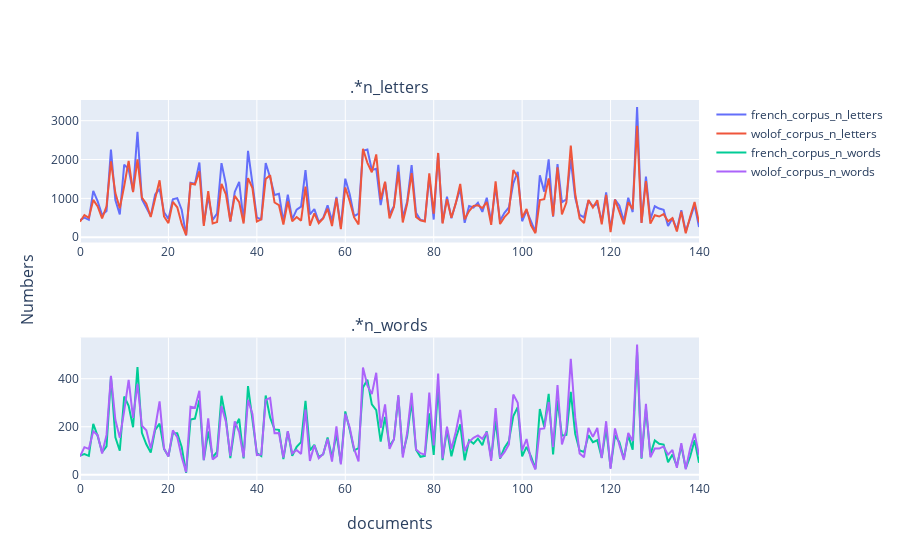

Source (notebook cell):
### Markdown cell above
Let us trace the distributions of the number of letters and the distributions of the numbers words separated by spaces.

### Code cell
def plot_lengths(data_frame: pd.DataFrame, columns_regex: List = [".*n_letters", ".*n_words"]):
    
    fig = make_subplots(rows=len(columns_regex), cols=1, subplot_titles=columns_regex, y_title="Numbers", x_title="documents")
    
    for i, column in enumerate(columns_regex):
        
        columns = [column_ for column_ in data_frame.columns if re.search(column, column_)]
        
        for col_ in columns:
            
            # fig.add_trace(go.Histogram(
            #     x = data_frame[col_], name=col_
            # ), row=i+1, col=1)
            
            fig.add_trace(go.Scatter(
                y = data_frame[col_], name=col_
            ), row=i+1, col=1)
    
    fig.show()

plot_lengths(corpora)

### Figure 1 — Plotly figure (JSON) as saved in the notebook; plotly's stock layout.template omitted (floating-point values rounded to 4 significant figures; data arrays with more than 128 entries replaced by an {"elided": "..."} marker saying what was removed)
{"data": [{"name": "french_corpus_n_letters", "type": "scatter", "xaxis": "x", "y": {"elided": "141 int values"}, "yaxis": "y"}, {"name": "wolof_corpus_n_letters", "type": "scatter", "xaxis": "x", "y": {"elided": "141 int values"}, "yaxis": "y"}, {"name": "french_corpus_n_words", "type": "scatter", "xaxis": "x2", "y": {"elided": "141 int values"}, "yaxis": "y2"}, {"name": "wolof_corpus_n_words", "type": "scatter", "xaxis": "x2", "y": {"elided": "141 int values"}, "yaxis": "y2"}], "layout": {"annotations": [{"font": {"size": 16}, "showarrow": false, "text": ".*n_letters", "x": 0.5, "xanchor": "center", "xref": "paper", "y": 1, "yanchor": "bottom", "yref": "paper"}, {"font": {"size": 16}, "showarrow": false, "text": ".*n_words", "x": 0.5, "xanchor": "center", "xref": "paper", "y": 0.375, "yanchor": "bottom", "yref": "paper"}, {"font": {"size": 16}, "showarrow": false, "text": "documents", "x": 0.5, "xanchor": "center", "xref": "paper", "y": 0, "yanchor": "top", "yref": "paper", "yshift": -30}, {"font": {"size": 16}, "showarrow": false, "text": "Numbers", "textangle": -90, "x": 0, "xanchor": "right", "xref": "paper", "xshift": -40, "y": 0.5, "yanchor": "middle", "yref": "paper"}], "xaxis": {"anchor": "y", "domain": [0, 1]}, "xaxis2": {"anchor": "y2", "domain": [0, 1]}, "yaxis": {"anchor": "x", "domain": [0.625, 1]}, "yaxis2": {"anchor": "x2", "domain": [0, 0.375]}}}
